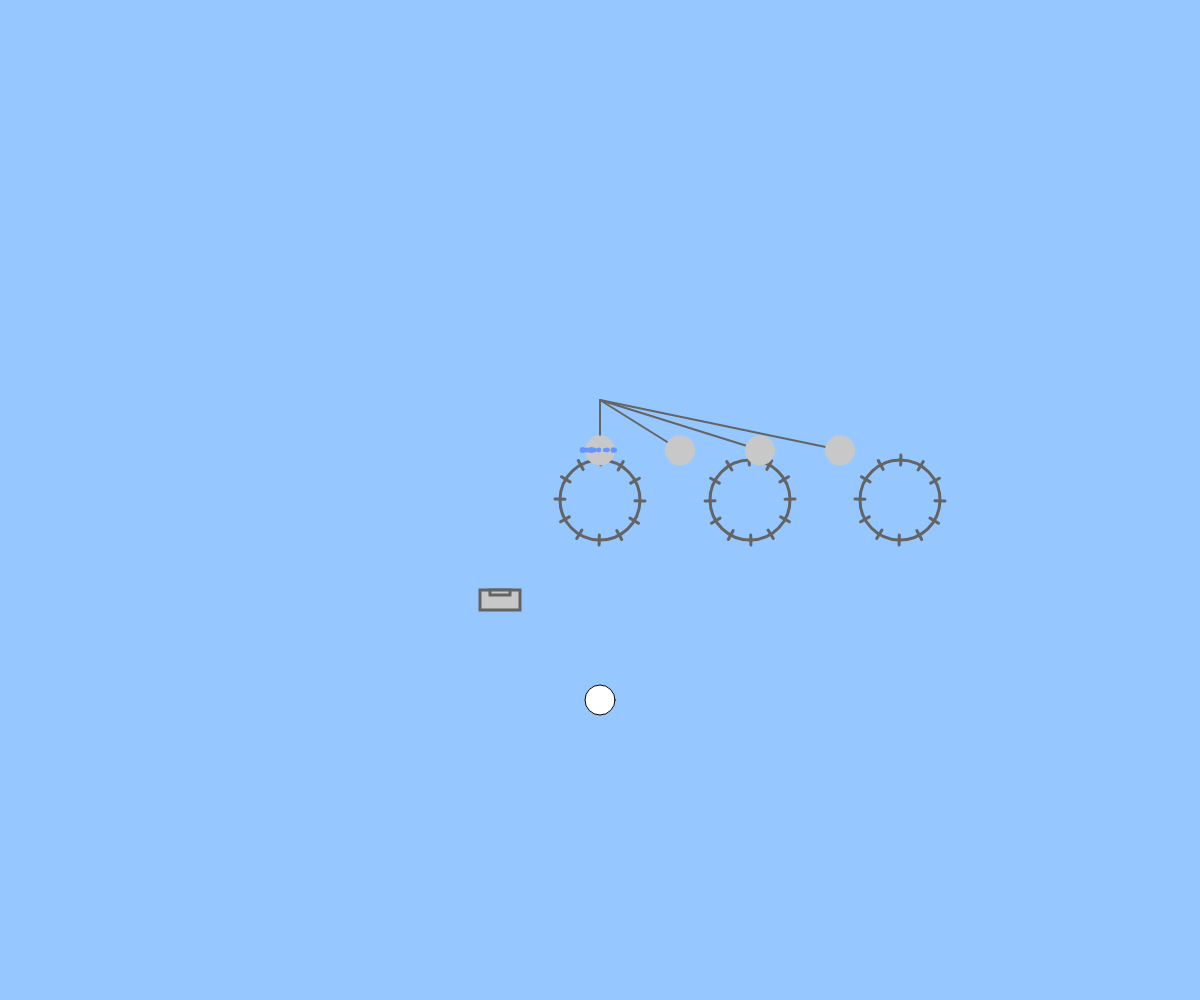
Frame 1 (no input)
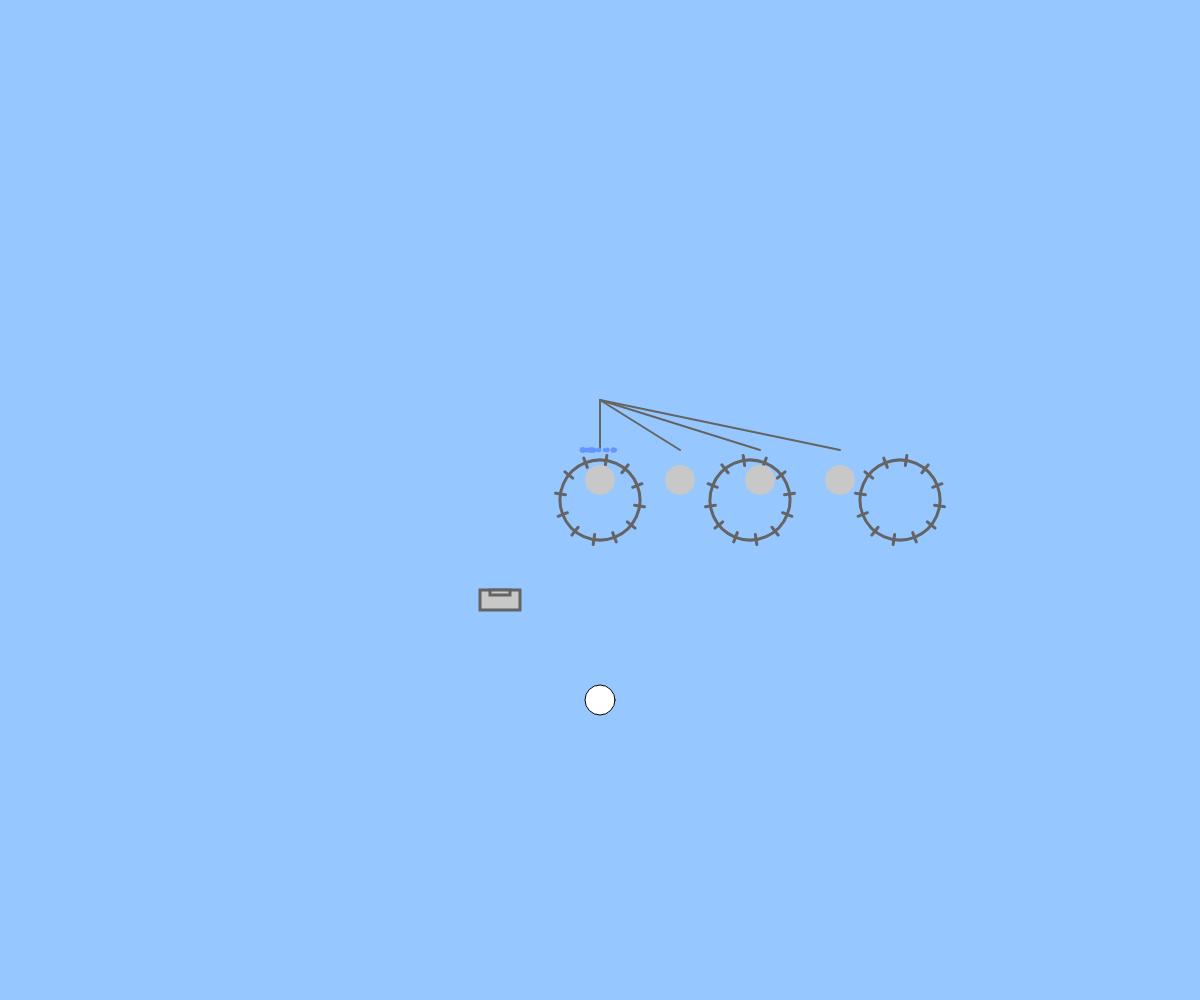
Frame 60 (no input)
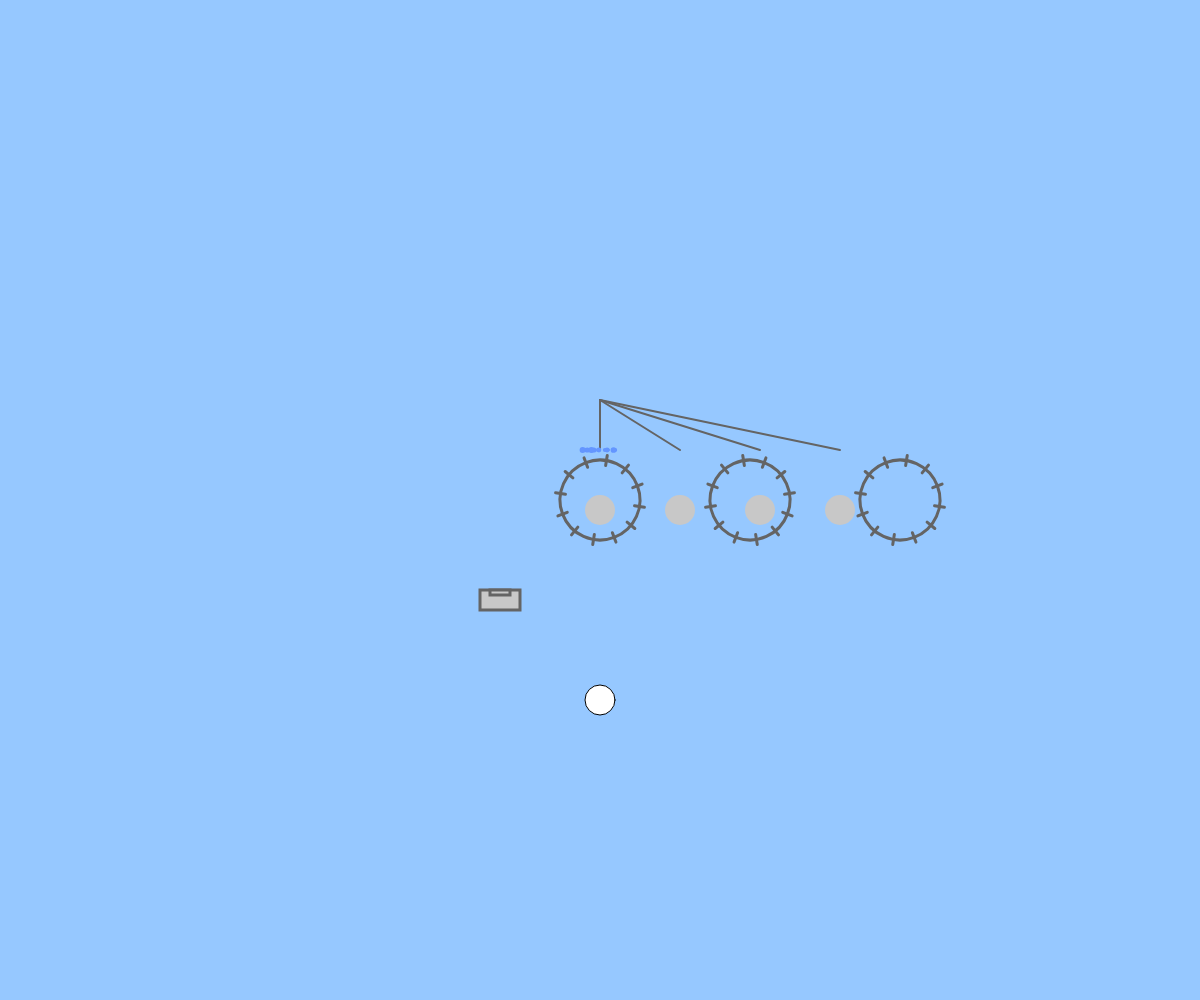
Frame 120 (the mouse pressed at the canvas centre since frame 60)

The p5.js sketch that drew these frames (run headless with seeded random() and noise() and a simulated clock; from frame 60 on, the mouse is pressed at the canvas centre):

// p5.js sketch
// ── sketch.js
let gears = [];
let ropes = [];
let weights = [];
let fluid = [];
let wateringCan;
let flower;
let waterRivulets = [];

function setup() {
  createCanvas(windowWidth, windowHeight);
  // Create gears
  for (let i = 0; i < 3; i++) {
    gears.push({
      x: width / 2 + i * 150,
      y: height / 2,
      radius: 40,
      rotation: 0,
      speed: (i % 2 === 0 ? 1 : -1) * 0.02
    });
  }

  // Create ropes and weights
  for (let i = 0; i < 4; i++) {
    ropes.push({
      x1: width / 2,
      y1: height / 2 - 100,
      x2: width / 2 + i * 80,
      y2: height / 2 - 50
    });
    weights.push({
      x: width / 2 + i * 80,
      y: height / 2 - 50,
      radius: 15,
      speed: 0.5
    });
  }

  // Create fluid splash
  for (let i = 0; i < 20; i++) {
    fluid.push({
      x: width / 2 + random(-20, 20),
      y: height / 2 - 50,
      size: random(2, 6),
      speed: random(1, 3)
    });
  }

  // Watering can
  wateringCan = {
    x: width / 2 - 100,
    y: height / 2 + 100,
    tipX: width / 2 - 100,
    tipY: height / 2 + 150,
    angle: 0,
    tipping: false
  };

  // Flower
  flower = {
    x: width / 2,
    y: height / 2 + 200,
    size: 30,
    watered: false
  };
}

function draw() {
  background(150, 200, 255);

  // Update and draw gears
  for (let gear of gears) {
    gear.rotation += gear.speed;
    push();
    translate(gear.x, gear.y);
    rotate(gear.rotation);
    stroke(100);
    strokeWeight(3);
    noFill();
    circle(0, 0, gear.radius * 2);

    // Draw teeth
    for (let i = 0; i < 12; i++) {
      let angle = (TWO_PI / 12) * i;
      let x1 = cos(angle) * (gear.radius - 5);
      let y1 = sin(angle) * (gear.radius - 5);
      let x2 = cos(angle) * (gear.radius + 5);
      let y2 = sin(angle) * (gear.radius + 5);
      line(x1, y1, x2, y2);
    }
    pop();
  }

  // Update and draw ropes and weights
  for (let i = 0; i < ropes.length; i++) {
    let rope = ropes[i];
    let weight = weights[i];

    // Animate the drop
    if (weight.y < height / 2 + 50) {
      weight.y += weight.speed;
    }

    stroke(100);
    strokeWeight(2);
    line(rope.x1, rope.y1, rope.x2, rope.y2);

    fill(200);
    noStroke();
    circle(weight.x, weight.y, weight.radius * 2);
  }

  // Draw fluid splash
  for (let i = 0; i < fluid.length; i++) {
    let f = fluid[i];
    f.y -= f.speed;
    if (f.y < height / 2 - 50) {
      f.y = height / 2 - 50;
    }
    fill(100, 150, 255);
    noStroke();
    ellipse(f.x, f.y, f.size);
  }

  // Draw watering can
  push();
  translate(wateringCan.x, wateringCan.y);
  rotate(wateringCan.angle);
  stroke(100);
  strokeWeight(3);
  fill(200);
  rect(-20, -10, 40, 20); // Can body
  rect(-10, -10, 20, 5);  // Spout
  pop();

  // Tip the watering can if needed
  if (wateringCan.tipping) {
    wateringCan.angle += 0.03;
    if (wateringCan.angle > PI / 4) {
      wateringCan.angle = PI / 4;
    }
  }

  // Draw flower
  fill(255);
  stroke(0);
  strokeWeight(1);
  circle(flower.x, flower.y, flower.size);

  // Draw watered indicator
  if (flower.watered) {
    fill(0, 200, 255);
    noStroke();
    ellipse(flower.x - 10, flower.y + 10, 5);
    ellipse(flower.x + 10, flower.y - 10, 5);
  }

  // Draw rivulets of water
  for (let i = 0; i < waterRivulets.length; i++) {
    let r = waterRivulets[i];
    stroke(0, 100, 255);
    strokeWeight(1);
    line(r.x1, r.y1, r.x2, r.y2);
  }

  // Trigger mechanism after initial delay
  if (frameCount > 120) {
    wateringCan.tipping = true;
    flower.watered = true;

    // Create water rivulets
    for (let i = 0; i < 5; i++) {
      waterRivulets.push({
        x1: width / 2,
        y1: height / 2 + 200,
        x2: width / 2 - 20 + random(40),
        y2: height / 2 + 250 + random(50)
      });
    }
  }

  // Animate gears
  if (frameCount > 100) {
    for (let gear of gears) {
      gear.rotation += gear.speed;
    }
  }
}

function windowResized() {
  resizeCanvas(windowWidth, windowHeight);
}
